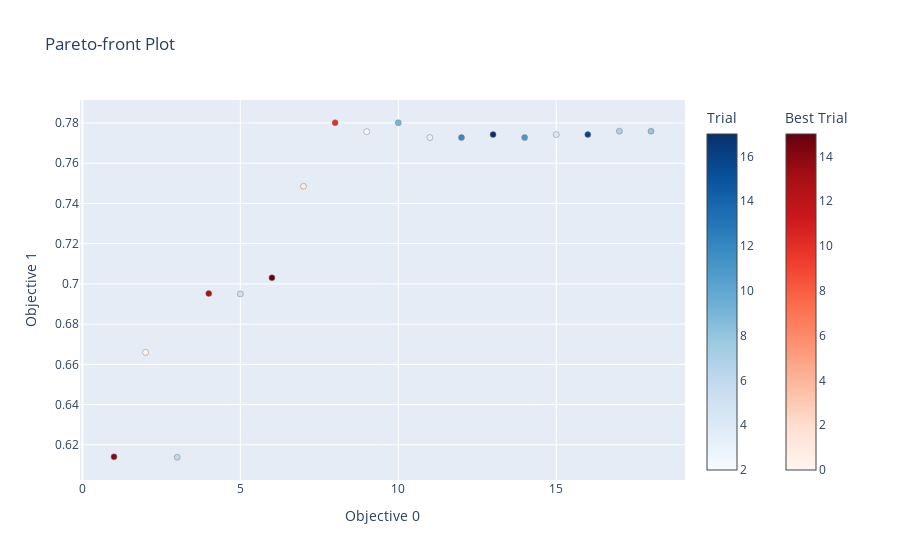

Source (notebook cell):
### Code cell
fig = optuna.visualization.plot_pareto_front(naive_bayes_study)
fig.show()

### Figure 1 — Plotly figure (JSON) as saved in the notebook; plotly's stock layout.template omitted (floating-point values rounded to 4 significant figures)
{"data": [{"hovertemplate": "%{text}<extra>Trial</extra>", "marker": {"color": [2, 3, 4, 5, 6, 7, 8, 9, 11, 12, 16, 17], "colorbar": {"title": {"text": "Trial"}}, "colorscale": [[0, "rgb(247,251,255)"], [0.125, "rgb(222,235,247)"], [0.25, "rgb(198,219,239)"], [0.375, "rgb(158,202,225)"], [0.5, "rgb(107,174,214)"], [0.625, "rgb(66,146,198)"], [0.75, "rgb(33,113,181)"], [0.875, "rgb(8,81,156)"], [1, "rgb(8,48,107)"]], "line": {"color": "Grey", "width": 0.5}}, "mode": "markers", "showlegend": false, "text": ["{<br>  \"number\": 2,<br>  \"values\": [<br>    9.0,<br>    0.775681215939203<br>  ],<br>  \"params\": {<br>    \"k\": 9<br>  }<br>}", "{<br>  \"number\": 3,<br>  \"values\": [<br>    11.0,<br>    0.7727313634318285<br>  ],<br>  \"params\": {<br>    \"k\": 11<br>  }<br>}", "{<br>  \"number\": 4,<br>  \"values\": [<br>    15.0,<br>    0.7742062896855157<br>  ],<br>  \"params\": {<br>    \"k\": 15<br>  }<br>}", "{<br>  \"number\": 5,<br>  \"values\": [<br>    5.0,<br>    0.6950002499875007<br>  ],<br>  \"params\": {<br>    \"k\": 5<br>  }<br>}", "{<br>  \"number\": 6,<br>  \"values\": [<br>    3.0,<br>    0.6138143092845358<br>  ],<br>  \"params\": {<br>    \"k\": 3<br>  }<br>}", "{<br>  \"number\": 7,<br>  \"values\": [<br>    17.0,<br>    0.775901204939753<br>  ],<br>  \"params\": {<br>    \"k\": 17<br>  }<br>}", "{<br>  \"number\": 8,<br>  \"values\": [<br>    18.0,<br>    0.775901204939753<br>  ],<br>  \"params\": {<br>    \"k\": 18<br>  }<br>}", "{<br>  \"number\": 9,<br>  \"values\": [<br>    10.0,<br>    0.780105994700265<br>  ],<br>  \"params\": {<br>    \"k\": 10<br>  }<br>}", "{<br>  \"number\": 11,<br>  \"values\": [<br>    14.0,<br>    0.7727313634318285<br>  ],<br>  \"params\": {<br>    \"k\": 14<br>  }<br>}", "{<br>  \"number\": 12,<br>  \"values\": [<br>    12.0,<br>    0.7727313634318285<br>  ],<br>  \"params\": {<br>    \"k\": 12<br>  }<br>}", "{<br>  \"number\": 16,<br>  \"values\": [<br>    16.0,<br>    0.7742062896855157<br>  ],<br>  \"params\": {<br>    \"k\": 16<br>  }<br>}", "{<br>  \"number\": 17,<br>  \"values\": [<br>    13.0,<br>    0.7742062896855157<br>  ],<br>  \"params\": {<br>    \"k\": 13<br>  }<br>}"], "type": "scatter", "x": [9, 11, 15, 5, 3, 17, 18, 10, 14, 12, 16, 13], "y": [0.7757, 0.7727, 0.7742, 0.695, 0.6138, 0.7759, 0.7759, 0.7801, 0.7727, 0.7727, 0.7742, 0.7742]}, {"hovertemplate": "%{text}<extra>Best Trial</extra>", "marker": {"color": [0, 1, 10, 13, 14, 15], "colorbar": {"title": {"text": "Best Trial"}, "x": 1.1, "xpad": 40}, "colorscale": [[0, "rgb(255,245,240)"], [0.125, "rgb(254,224,210)"], [0.25, "rgb(252,187,161)"], [0.375, "rgb(252,146,114)"], [0.5, "rgb(251,106,74)"], [0.625, "rgb(239,59,44)"], [0.75, "rgb(203,24,29)"], [0.875, "rgb(165,15,21)"], [1, "rgb(103,0,13)"]], "line": {"color": "Grey", "width": 0.5}}, "mode": "markers", "showlegend": false, "text": ["{<br>  \"number\": 0,<br>  \"values\": [<br>    2.0,<br>    0.6659517024148793<br>  ],<br>  \"params\": {<br>    \"k\": 2<br>  }<br>}", "{<br>  \"number\": 1,<br>  \"values\": [<br>    7.0,<br>    0.748537573121344<br>  ],<br>  \"params\": {<br>    \"k\": 7<br>  }<br>}", "{<br>  \"number\": 10,<br>  \"values\": [<br>    8.0,<br>    0.780105994700265<br>  ],<br>  \"params\": {<br>    \"k\": 8<br>  }<br>}", "{<br>  \"number\": 13,<br>  \"values\": [<br>    4.0,<br>    0.6952202389880506<br>  ],<br>  \"params\": {<br>    \"k\": 4<br>  }<br>}", "{<br>  \"number\": 14,<br>  \"values\": [<br>    1.0,<br>    0.6140192990350483<br>  ],<br>  \"params\": {<br>    \"k\": 1<br>  }<br>}", "{<br>  \"number\": 15,<br>  \"values\": [<br>    6.0,<br>    0.7030348482575871<br>  ],<br>  \"params\": {<br>    \"k\": 6<br>  }<br>}"], "type": "scatter", "x": [2, 7, 8, 4, 1, 6], "y": [0.666, 0.7485, 0.7801, 0.6952, 0.614, 0.703]}], "layout": {"title": {"text": "Pareto-front Plot"}, "xaxis": {"title": {"text": "Objective 0"}}, "yaxis": {"title": {"text": "Objective 1"}}}}
